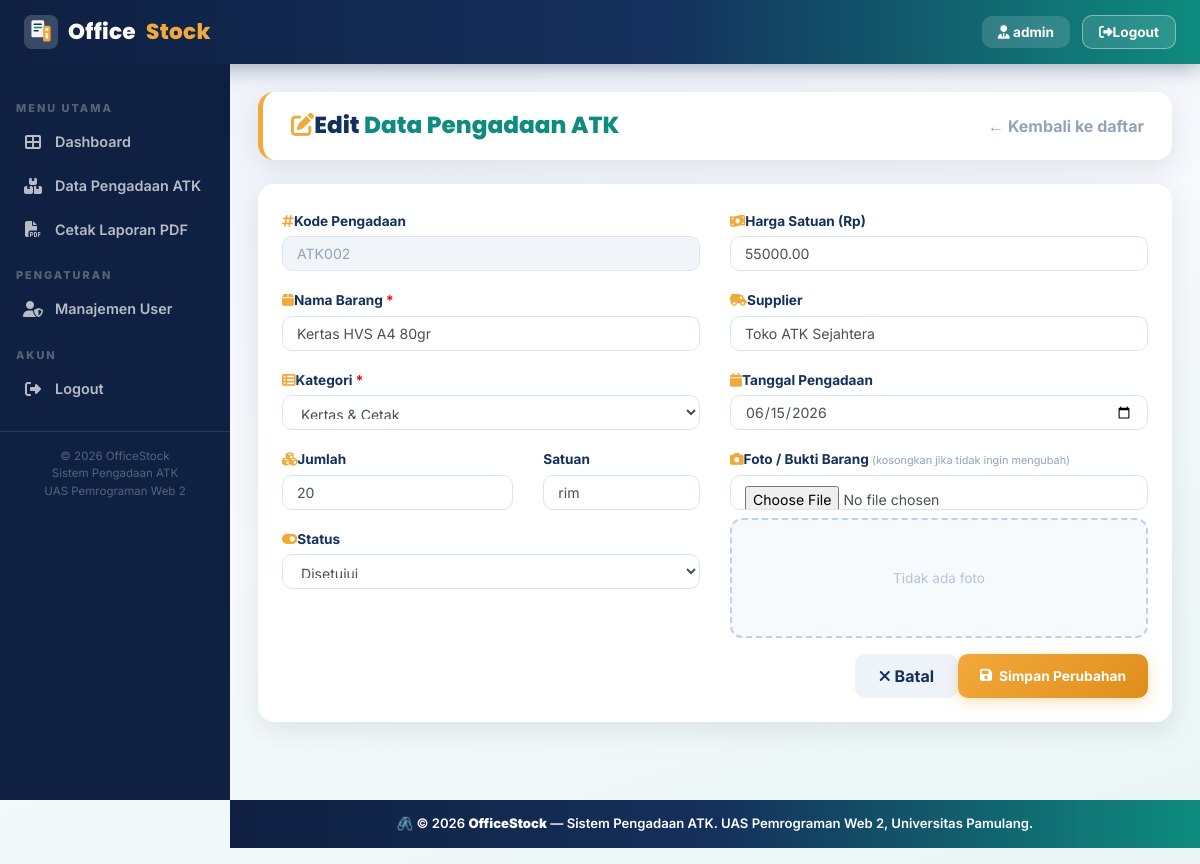
Screenshot of /edit.php?id=ATK002 (signed in) with the database file from the repository.
### tables this page shows
CREATE TABLE `tb_pengadaan_atk` (
  `id_pengadaan` varchar(20) NOT NULL,
  `nama_barang` varchar(100) NOT NULL,
  `kategori` enum('Alat Tulis','Kertas & Cetak','Peralatan Kantor','Tinta & Toner','Map & Arsip','Lainnya') NOT NULL,
  `jumlah` int(11) NOT NULL COMMENT 'jumlah unit/satuan barang',
  `satuan` varchar(20) NOT NULL DEFAULT 'pcs',
  `harga_satuan` decimal(12,2) NOT NULL,
  `supplier` varchar(100) DEFAULT NULL,
  `tanggal_pengadaan` date NOT NULL,
  `foto_barang` varchar(255) DEFAULT NULL,
  `status` enum('Diajukan','Disetujui','Diterima','Ditolak') DEFAULT 'Diajukan',
  PRIMARY KEY (`id_pengadaan`)
);

### edit.php (the view, shortened to what this page needs)
<?php
include 'koneksi.php';
include 'partials/header.php';
$row = null;
if (isset($_GET['id'])) {
    $id  = mysqli_real_escape_string($koneksi, $_GET['id']);
    $res = mysqli_query($koneksi, "SELECT * FROM tb_pengadaan_atk WHERE id_pengadaan='$id'");
    $row = mysqli_fetch_assoc($res);
}
?>
<div class="main-content">
<div class="page-header">
    <h1><i class="fas fa-edit me-2" style="color:#F2A93B;"></i>Edit <span>Data Pengadaan ATK</span></h1>
    <a href="pengadaan.php" style="color:#94A3B8; font-weight:700; text-decoration:none;">&larr; Kembali ke daftar</a>
</div>
<div class="os-card">
  <div class="card-body">
    <form action="" method="post" enctype="multipart/form-data">
      <div class="row g-3">
        <div class="col-md-6">
          <div class="mb-3">
            <label class="form-label"><i class="fas fa-hashtag me-1" style="color:#F2A93B;"></i>Kode Pengadaan</label>
            <input type="text" class="form-control" value="<?php echo htmlspecialchars($row['id_pengadaan']); ?>" disabled
                   style="background:#F1F5F9; color:#94A3B8;">
          </div>
          <div class="mb-3">
            <label class="form-label"><i class="fas fa-box me-1" style="color:#F2A93B;"></i>Nama Barang <span style="color:red">*</span></label>
            <input type="text" name="nama_barang" class="form-control"
                   value="<?php echo htmlspecialchars($row['nama_barang']); ?>" required>
          </div>
          <div class="mb-3">
            <label class="form-label"><i class="fas fa-th-list me-1" style="color:#F2A93B;"></i>Kategori <span style="color:red">*</span></label>
            <select name="kategori" class="form-control" required>
                <?php foreach(['Alat Tulis','Kertas & Cetak','Peralatan Kantor','Tinta & Toner','Map & Arsip','Lainnya'] as $k): ?>
                <option value="<?php echo $k; ?>" <?php echo ($row['kategori']==$k)?'selected':''; ?>><?php echo $k; ?></option>
                <?php endforeach; ?>
            </select>
          </div>
          <div class="row g-2">
            <div class="col-7">
              <div class="mb-3">
                <label class="form-label"><i class="fas fa-cubes me-1" style="color:#F2A93B;"></i>Jumlah</label>
                <input type="number" name="jumlah" class="form-control" value="<?php echo $row['jumlah']; ?>" min="1" required>
              </div>
            </div>
            <div class="col-5">
              <div class="mb-3">
                <label class="form-label">Satuan</label>
                <input type="text" name="satuan" class="form-control" value="<?php echo htmlspecialchars($row['satuan']); ?>" required>
              </div>
            </div>
          </div>
          <div class="mb-3">
            <label class="form-label"><i class="fas fa-toggle-on me-1" style="color:#F2A93B;"></i>Status</label>
            <select name="status" class="form-control">
                <?php foreach(['Diajukan','Disetujui','Diterima','Ditolak'] as $s): ?>
                <option value="<?php echo $s; ?>" <?php echo ($row['status']==$s)?'selected':''; ?>><?php echo $s; ?></option>
                <?php endforeach; ?>
            </select>
          </div>
        </div>
        <div class="col-md-6">
          <div class="mb-3">
            <label class="form-label"><i class="fas fa-money-bill-wave me-1" style="color:#F2A93B;"></i>Harga Satuan (Rp)</label>
            <input type="number" name="harga_satuan" class="form-control" value="<?php echo $row['harga_satuan']; ?>" min="0" required>
          </div>
          <div class="mb-3">
            <label class="form-label"><i class="fas fa-truck-field me-1" style="color:#F2A93B;"></i>Supplier</label>
            <input type="text" name="supplier" class="form-control" value="<?php echo htmlspecialchars($row['supplier']); ?>">
          </div>
          <div class="mb-3">
            <label class="form-label"><i class="fas fa-calendar me-1" style="color:#F2A93B;"></i>Tanggal Pengadaan</label>
            <input type="date" name="tanggal_pengadaan" class="form-control" value="<?php echo $row['tanggal_pengadaan']; ?>" required>
          </div>
          <div class="mb-3">
            <label class="form-label"><i class="fas fa-camera me-1" style="color:#F2A93B;"></i>Foto / Bukti Barang
              <small style="color:#94A3B8;">(kosongkan jika tidak ingin mengubah)</small>
            </label>
            <input type="file" name="foto_barang" id="foto_barang" class="form-control" accept="image/*">
            <div class="img-preview-wrap mt-2" id="preview-wrap">
                <?php if ($row['foto_barang'] && file_exists('uploads/'.$row['foto_barang'])): ?>
                    <img src="uploads/<?php echo htmlspecialchars($row['foto_barang']); ?>" alt="foto" id="preview-img">
                <?php else: ?>
                    <span style="color:#B8C4D6; font-size:0.85rem;">Tidak ada foto</span>
                <?php endif; ?>
            </div>
          </div>
        </div>
        <div class="col-12 d-flex gap-2 justify-content-end">
            <a href="pengadaan.php" style="padding:10px 24px; border-radius:10px; background:#EEF2F9; color:#14305C; font-weight:700; text-decoration:none;">
                <i class="fas fa-times me-1"></i> Batal
            </a>
            <button type="submit" class="btn-os-amber">
                <i class="fas fa-save me-1"></i> Simpan Perubahan
            </button>
        </div>
      </div>
    </form>
  </div>
</div>
</div>
<?php include 'partials/footer.php'; ?>

### partials/header.php (style rules this page uses)
:root { --navy-main: #14305C; --navy-light: #2C4D85; --navy-pale: #EEF2F9; --amber-main: #F2A93B; --amber-light: #FDEBC9; --teal-main: #0E8C7F; --teal-light: #DDF4F0; --slate: #64748B; --sidebar-bg: #0F2042; --text-dark: #14305C; --card-shadow: 0 8px 28px rgba(20,48,92,0.10); }
* { box-sizing: border-box; }
body { margin: 0; padding: 0; background: linear-gradient(160deg, #EEF2F9 0%, #F7F9FC 50%, #E9F6F4 100%); font-family: 'Inter', sans-serif; min-height: 100vh; }
.main-content { margin-left: 230px; margin-top: 64px; padding: 28px; min-height: calc(100vh - 64px); }
.page-header { background: white; border-radius: 16px; padding: 20px 28px; margin-bottom: 24px; box-shadow: var(--card-shadow); display: flex; align-items: center; justify-content: space-between; flex-wrap: wrap; gap: 12px; border-left: 5px solid #F2A93B; }
.page-header h1 { font-family: 'Poppins', sans-serif; font-size: 1.45rem; font-weight: 800; color: var(--text-dark); margin: 0; }
.page-header h1 span { color: #0E8C7F; }
.btn-os-amber { background: linear-gradient(135deg, #F2A93B, #E08E1B); color: white; border: none; padding: 10px 22px; border-radius: 10px; font-weight: 700; font-size: 0.86rem; text-decoration: none; transition: all 0.3s; display: inline-flex; align-items: center; gap: 7px; box-shadow: 0 4px 14px rgba(242,169,59,0.35); }
.os-card { background: white; border-radius: 16px; box-shadow: var(--card-shadow); overflow: hidden; }
.os-card .card-body { padding: 24px; }
.form-label { font-weight: 700; font-size: 0.85rem; color: var(--text-dark); margin-bottom: 5px; }
.form-control, .form-select { border: 1.5px solid #DCE5F4; border-radius: 10px; padding: 10px 14px; font-family: 'Inter', sans-serif; font-size: 0.88rem; transition: all 0.3s; }
.img-preview-wrap { border: 2px dashed #BFD0E8; border-radius: 12px; padding: 12px; text-align: center; background: #F7FAFC; min-height: 120px; display: flex; align-items: center; justify-content: center; }

### rows the page displays
tb_pengadaan_atk: id_pengadaan "ATK002", nama_barang "Kertas HVS A4 80gr", kategori "Kertas & Cetak", jumlah "20", satuan "rim", status "Disetujui", harga_satuan "55000.00", supplier "Toko ATK Sejahtera", tanggal_pengadaan "06/15/2026"

### other values shown
$_SESSION['username'] "admin"
